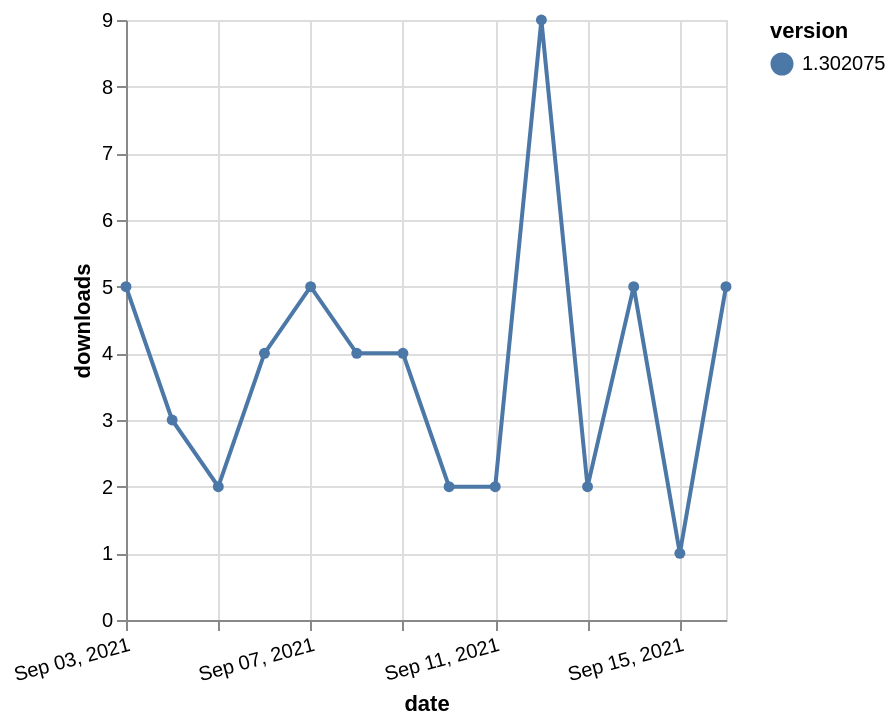

This figure's Vega-Lite source:
### Vega-Lite specification from a JSON file in a GitHub repository (floating-point values rounded to 4 significant figures)
{"$schema": "https://vega.github.io/schema/vega-lite/v5.json", "description": "A simple bar chart with embedded data.", "data": {"values": [{"date": "2021-09-03", "total": 9354, "delta": 5, "version": "1.302075"}, {"date": "2021-09-04", "total": 9357, "delta": 3, "version": "1.302075"}, {"date": "2021-09-05", "total": 9359, "delta": 2, "version": "1.302075"}, {"date": "2021-09-06", "total": 9363, "delta": 4, "version": "1.302075"}, {"date": "2021-09-07", "total": 9368, "delta": 5, "version": "1.302075"}, {"date": "2021-09-08", "total": 9372, "delta": 4, "version": "1.302075"}, {"date": "2021-09-09", "total": 9376, "delta": 4, "version": "1.302075"}, {"date": "2021-09-10", "total": 9378, "delta": 2, "version": "1.302075"}, {"date": "2021-09-11", "total": 9380, "delta": 2, "version": "1.302075"}, {"date": "2021-09-12", "total": 9389, "delta": 9, "version": "1.302075"}, {"date": "2021-09-13", "total": 9391, "delta": 2, "version": "1.302075"}, {"date": "2021-09-14", "total": 9396, "delta": 5, "version": "1.302075"}, {"date": "2021-09-15", "total": 9397, "delta": 1, "version": "1.302075"}, {"date": "2021-09-16", "total": 9402, "delta": 5, "version": "1.302075"}]}, "width": "container", "mark": {"type": "line", "point": {"filled": true}}, "encoding": {"x": {"field": "date", "type": "temporal", "timeUnit": "yearmonthdate", "title": "date", "axis": {"labelAngle": -15}}, "y": {"field": "delta", "type": "quantitative", "title": "downloads"}, "color": {"field": "version", "type": "nominal"}, "tooltip": {"field": "delta"}}}
